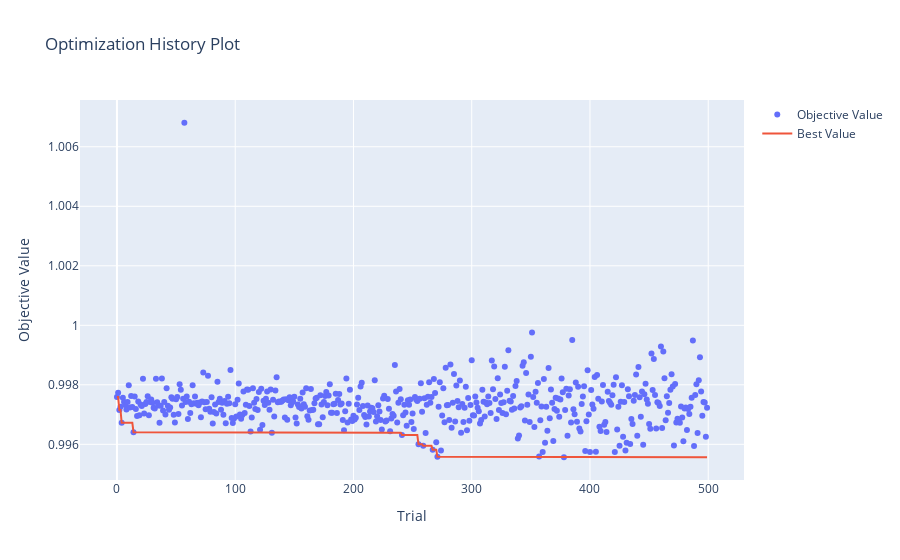

Here is the notebook cell this chart was saved with:
### Code cell
optuna.visualization.plot_optimization_history(study)

### Figure 1 — Plotly figure (JSON) as saved in the notebook; plotly's stock layout.template omitted (floating-point values rounded to 4 significant figures; data arrays with more than 128 entries replaced by an {"elided": "..."} marker saying what was removed)
{"data": [{"mode": "markers", "name": "Objective Value", "type": "scatter", "x": {"elided": "500 int values"}, "y": {"elided": "500 float values"}}, {"mode": "lines", "name": "Best Value", "type": "scatter", "x": {"elided": "500 int values"}, "y": {"elided": "500 float values"}}, {"marker": {"color": "#cccccc"}, "mode": "markers", "name": "Infeasible Trial", "showlegend": false, "type": "scatter", "x": [], "y": []}], "layout": {"title": {"text": "Optimization History Plot"}, "xaxis": {"title": {"text": "Trial"}}, "yaxis": {"title": {"text": "Objective Value"}}}}
